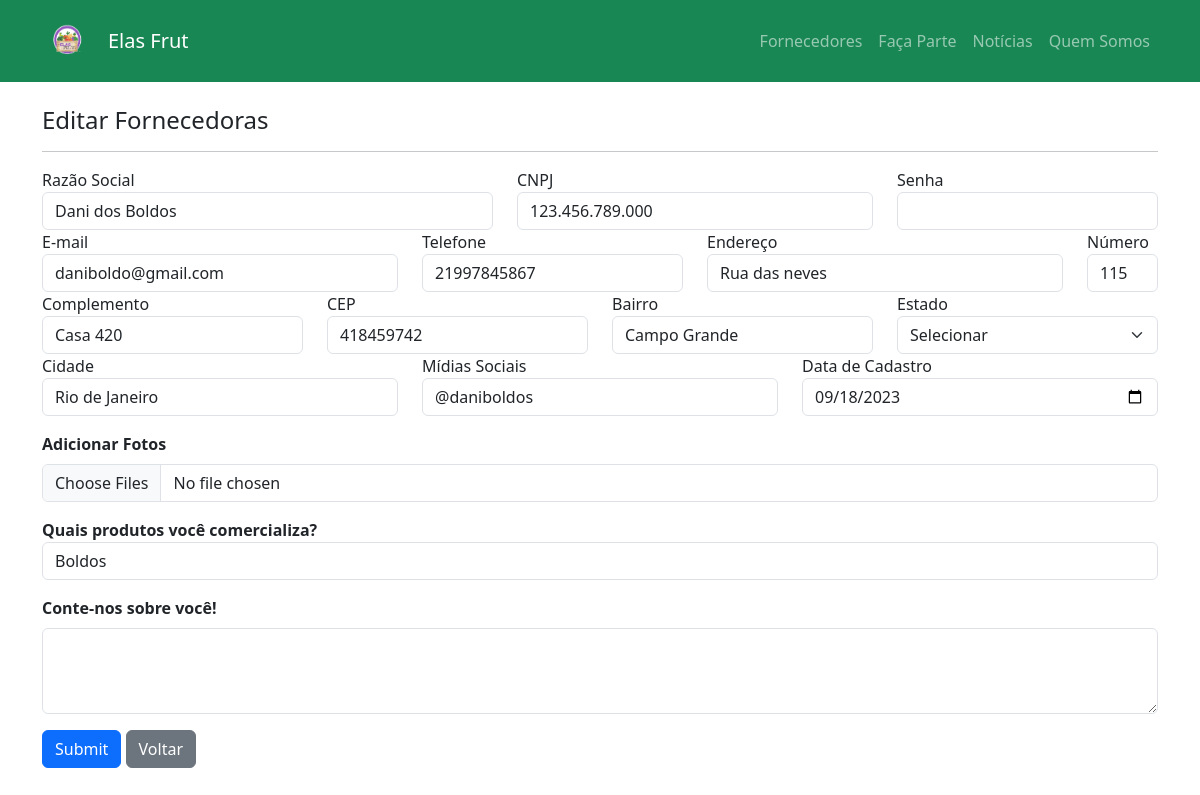
The app's page /editecadfo.php?id=5 with its own data.
### tables this page shows
CREATE TABLE `tblcadfornecedor` (
  `id` int(11) NOT NULL,
  `razaosocial` varchar(100) DEFAULT NULL,
  `cnpj` varchar(15) DEFAULT NULL,
  `forndtcad` date DEFAULT NULL,
  `emailforn` varchar(50) DEFAULT NULL,
  `telforn` varchar(15) DEFAULT NULL,
  `fotologo` varchar(100) DEFAULT NULL,
  `prod` varchar(100) DEFAULT NULL,
  `cepforn` varchar(10) DEFAULT NULL,
  `enderecoforn` varchar(100) DEFAULT NULL,
  `numero` int(10) DEFAULT NULL,
  `complforn` varchar(50) DEFAULT NULL,
  `bairroforn` varchar(40) DEFAULT NULL,
  `cidadeforn` varchar(40) DEFAULT NULL,
  `msociaisforn` varchar(150) DEFAULT NULL,
  `quemsoueu` varchar(500) DEFAULT NULL
);

### editecadfo.php (the view, shortened to what this page needs)
<?php
include "conexao.php";
$id = $_GET['id'];
if(!empty($_GET['id']))
{
$sqlSelect = "SELECT * FROM tblcadfornecedor WHERE id=$id";
$result = $mysqli->query($sqlSelect);
if($result->num_rows > 0)
{
while($user_data = mysqli_fetch_assoc($result)){
    $razaosocial = $user_data ['razaosocial'];
    $cnpj = $user_data ['cnpj'];
    $forndtcad = $user_data ['forndtcad'];
    $emailforn = $user_data ['emailforn'];
    $telforn = $user_data['telforn'];
    $prod = $user_data ['prod'];
    $cepforn = $user_data ['cepforn'];
    $enderecoforn = $user_data ['enderecoforn'];
    $numero = $user_data ['numero'];
    $complforn = $user_data ['complforn'];
    $bairroforn = $user_data ['bairroforn'];
    $cidadeforn = $user_data ['cidadeforn'];
    $msociaisforn = $user_data ['msociaisforn'];
    $quemsoueu = $user_data ['quemsoueu'];
}
}
else{
    header('Location: configlistafornecedor.php');
}
    }
?>
<!DOCTYPE html>
<html lang="pt-br">
<head>
    <link href="https://cdn.jsdelivr.net/npm/bootstrap@5.3.1/dist/css/bootstrap.min.css" rel="stylesheet">
</head>
<body>
    <nav class="navbar navbar-expand-lg bg-success navbar-dark py-3">
        <div class="container">
            <img src="img/logo4.png" alt="" width="50" height="50" class="navbar-right">
            <a href="index.php" class="navbar-brand mx-3">Elas Frut</a>
            <div class="collapse navbar-collapse" id="navmenu">
                <ul class="navbar-nav ms-auto">
                    <li class="nav-item">
                        <a href="listafornecedores.php" class="nav-link">Fornecedores</a>
                    </li>
                    <li class="nav-item">
                        <a href="index.php #facaparte" class="nav-link">Faça Parte</a>
                    </li>
                    <li class="nav-item">
                        <a href="#noticias" class="nav-link">Notícias</a>
                    </li>
                    <li class="nav-item">
                        <a href="index.php #quemsomos" class="nav-link">Quem Somos</a>
                    </li>
                </ul>
            </div>
        </div>
    </nav>
    <div class="container">
            <br>
                <form action = "salveEdite.php"  method = "post">
                    <h4>Editar Fornecedoras </h4> <hr>
                        <div class="row">
                            <div class="col-5">
                                Razão Social <input type = "text" name = "razaosocial" class = "form-control" value="<?php echo $razaosocial?>">
                            </div>
                            <div class="col-4">
                                CNPJ <input type = "text" name = "cnpj" class = "form-control" value="<?php echo $cnpj?>" >
                            </div>
                            <div class="col-3">
                                Senha <input type = "password" name = "senhaforn" class = "form-control" >
                            </div>
                        </div>
                        <div class="row">
                            <div class="col-4">
                                E-mail <input type = "email" name = "emailforn" class = "form-control" value="<?php echo $emailforn?>" >
                            </div>
                            <div class="col-3">
                                Telefone <input type = "text"  name = "telforn" class = "form-control" value="<?php echo $telforn?>">
                            </div>
                            <div class="col-4">
                                Endereço <input type = "text" name = "enderecoforn" class = "form-control" value="<?php echo $enderecoforn?>">
                            </div>
                            <div class="col-1">
                                Número <input type = "number" name = "numero" class ="form-control" value="<?php echo $numero?>">
                            </div>
                        </div>
                        <div class="row">
                            <div class="col-3">
                                Complemento <input type = "text" name = "complforn" class ="form-control" value="<?php echo $complforn?>">
                            </div>
                            <div class="col-3">
                                CEP <input type = "number" name = "cepforn" class ="form-control" value="<?php echo $cepforn?>">
                            </div>
                            <div class="col-3">
                               Bairro <input type = "text" name = "bairroforn" class ="form-control" value="<?php echo $bairroforn?>">
                            </div>
                            <div class="col-3">
                                    Estado
                                    <select  class ="form-select" name = "estado" value="<?php echo $estado?>">
                                        <option value="Selecionar">Selecionar</option>
                                    </select>
                                </div>
                        </div>
                        <div class="row">
                            <div class="col-4">
                                Cidade <input type = "text" name = "cidadeforn" class = "form-control" value="<?php echo $cidadeforn?>">
                            </div>
                            <div class="col-4">
                                Mídias Sociais <input type = "text" name = "msociaisforn" class = "form-control" value="<?php echo $msociaisforn?>">
                            </div>
                            <div class="col-4">
                                Data de Cadastro <input type = "date" name = "forndtcad" class = "form-control" value="<?php echo $forndtcad?>">
                            </div>
                        </div>
                        <div class="mt-3">
                            <label  class="form-label" ><strong> Adicionar Fotos</strong> </label>
                            <input class="form-control" type="file" id="formFileMultiple" multiple>
                        </div>
                            <div class="mt-3">
                                <div class="row">
                                    <div class="col-12">
                                    <strong> Quais produtos você comercializa? </strong>  <input type = "text" name = "prod" class = "form-control" value="<?php echo $prod?>">
                                    </div>
                                </div>
                         </div>
                            <div class="mt-3">
                                <label for="exampleFormControlTextarea1" class="form-label" value="<?php echo $quemsoueu ?>"> <strong>Conte-nos sobre você! </strong></label>
                                <textarea class="form-control" name ="quemsoueu" id="exampleFormControlTextarea1" rows="3"></textarea>
                            </div>
                        <input type = "submit" class ="btn btn-primary mt-3" name="update" id="update"   >
                       <a href="configlistafornecedor.php" class ="btn btn-secondary mt-3">Voltar</a>
                </form>
    </div>
</body>
</html>

### records on screen
tblcadfornecedor: razaosocial "Dani dos Boldos", cnpj "123.456.789.000", emailforn "daniboldo@gmail.com", telforn "21997845867", enderecoforn "Rua das neves", numero "115", complforn "Casa 420", cepforn "418459742", bairroforn "Campo Grande", cidadeforn "Rio de Janeiro", msociaisforn "@daniboldos", forndtcad "09/18/2023", prod "Boldos"
